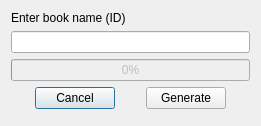
<?xml version="1.0" encoding="UTF-8"?>
<ui version="4.0">
 <class>genbookDialog</class>
 <widget class="QDialog" name="genbookDialog">
  <property name="geometry">
   <rect>
    <x>0</x>
    <y>0</y>
    <width>261</width>
    <height>126</height>
   </rect>
  </property>
  <property name="windowTitle">
   <string>Generate book</string>
  </property>
  <property name="windowIcon">
   <iconset resource="icons.qrc">
    <normaloff>:/icons/generate.png</normaloff>:/icons/generate.png</iconset>
  </property>
  <layout class="QVBoxLayout" name="verticalLayout">
   <item>
    <widget class="QLabel" name="lbBook">
     <property name="text">
      <string>Enter book name (ID)</string>
     </property>
    </widget>
   </item>
   <item>
    <widget class="QLineEdit" name="leBook"/>
   </item>
   <item>
    <widget class="QProgressBar" name="pbBook">
     <property name="enabled">
      <bool>false</bool>
     </property>
     <property name="maximum">
      <number>100</number>
     </property>
     <property name="value">
      <number>0</number>
     </property>
     <property name="textVisible">
      <bool>true</bool>
     </property>
    </widget>
   </item>
   <item>
    <layout class="QHBoxLayout" name="horizontalLayout">
     <item>
      <spacer name="horizontalSpacer_2">
       <property name="orientation">
        <enum>Qt::Horizontal</enum>
       </property>
       <property name="sizeHint" stdset="0">
        <size>
         <width>40</width>
         <height>20</height>
        </size>
       </property>
      </spacer>
     </item>
     <item>
      <widget class="QPushButton" name="btCancel">
       <property name="text">
        <string>Cancel</string>
       </property>
       <property name="icon">
        <iconset resource="icons.qrc">
         <normaloff>:/icons/cancel.png</normaloff>:/icons/cancel.png</iconset>
       </property>
      </widget>
     </item>
     <item>
      <spacer name="horizontalSpacer">
       <property name="orientation">
        <enum>Qt::Horizontal</enum>
       </property>
       <property name="sizeHint" stdset="0">
        <size>
         <width>40</width>
         <height>20</height>
        </size>
       </property>
      </spacer>
     </item>
     <item>
      <widget class="QPushButton" name="btGenerate">
       <property name="text">
        <string>Generate</string>
       </property>
       <property name="icon">
        <iconset resource="icons.qrc">
         <normaloff>:/icons/generate.png</normaloff>:/icons/generate.png</iconset>
       </property>
      </widget>
     </item>
     <item>
      <spacer name="horizontalSpacer_3">
       <property name="orientation">
        <enum>Qt::Horizontal</enum>
       </property>
       <property name="sizeHint" stdset="0">
        <size>
         <width>40</width>
         <height>20</height>
        </size>
       </property>
      </spacer>
     </item>
    </layout>
   </item>
   <item>
    <spacer name="verticalSpacer">
     <property name="orientation">
      <enum>Qt::Vertical</enum>
     </property>
     <property name="sizeHint" stdset="0">
      <size>
       <width>20</width>
       <height>40</height>
      </size>
     </property>
    </spacer>
   </item>
  </layout>
 </widget>
 <resources>
  <include location="icons.qrc"/>
 </resources>
 <connections/>
</ui>
